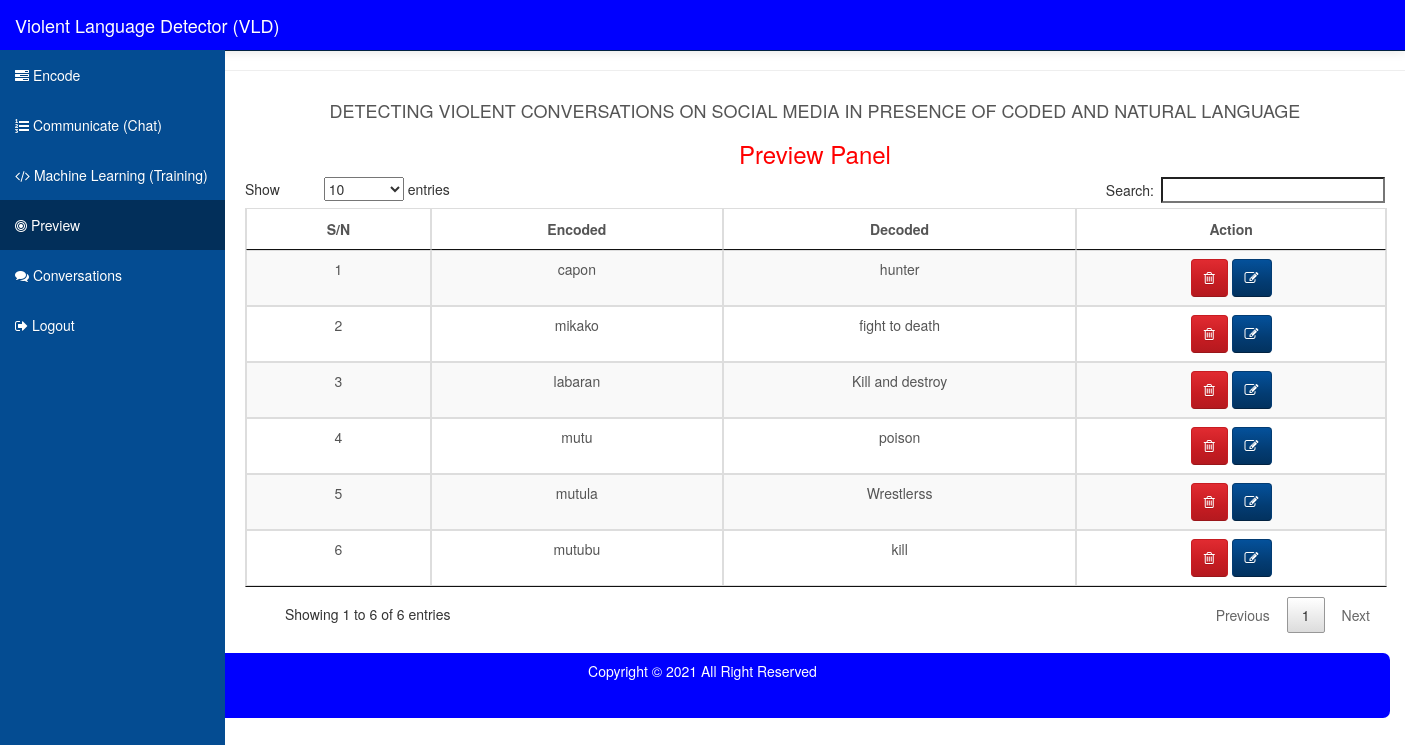
Screenshot of / (signed in) with the database file from the repository.
### tables this page shows
CREATE TABLE IF NOT EXISTS `code` (
  `id` int(11) NOT NULL AUTO_INCREMENT,
  `encode` text NOT NULL,
  `decode` text NOT NULL,
  `status` int(11) NOT NULL,
  `date_added` int(11) NOT NULL,
  PRIMARY KEY (`id`)
);

### db/functions.php (called while the page is built, shortened)
<?php
function QueryDB($query){
  global $db;
  return $db->query($query);
}
?>

### index.php (the view, shortened to what this page needs)
<!DOCTYPE html>
<html lang="en">
<head>
    <title>Violent Language Detector</title><?php  include('links.php');  ?>
</head>
<body>
    <div id="wrapper">
<?php include('menus.php');?>
        <hr />
        <div class="container">
            <div class="row">
<h4 class="text-center">DETECTING VIOLENT CONVERSATIONS ON SOCIAL MEDIA IN PRESENCE OF CODED AND NATURAL LANGUAGE</h4>
                <div class="text-center">
                    <h3 style="color:red;">Preview Panel</h3>
                </div>
                <div class="table table-responsive col-md-12">
<table class="table table-bordered table-hover table-striped  text-center" id="example1">
<thead><tr><th>S/N</th><th>Encoded</th><th>Decoded</th><th>Action</th></tr></thead>
<tbody>
  <?php $counter = 1;  foreach(QueryDB("SELECT * FROM  code where status=1 ORDER BY date_added DESC ")as $rows){ extract($rows);?>
  <tr><td><?php echo $counter++;  ?></td><td><?php echo $encode;  ?></td> <td><?php echo $decode;  ?></td>
<td>
  <a href="?trash=<?php  echo $id;  ?>&pass=<?php echo crypt('optics');  ?>" id="delLink"><i class="fa fa-trash-o btn btn-danger"></i></a>
  <a  href="#ajax<?php echo $id;  ?>"  data-toggle="modal"><i class="fa fa-edit btn btn-info"></i></a>
</td>
  </tr><?php } ?>
</tbody>
</table>
                </div>
            </div>
        </div>
    </div>
 <?php include('footer.php');    ?>
</body>
</html>

### tab/local.css (style rules this page uses)
#wrapper { padding-left: 0; }
body { font-family: "Helvetica Neue", Helvetica, Arial, sans-serif; font-size: 14px; line-height: 1.42857143; color: #555555; background-color: #ffffff; }
.btn { display: inline-block; margin-bottom: 0; font-weight: normal; text-align: center; vertical-align: middle; cursor: pointer; background-image: none; border: 1px solid transparent; white-space: nowrap; padding: 8px 12px; font-size: 14px; line-height: 1.42857143; border-radius: 4px; -webkit-user-select: none; -moz-user-select: none; -ms-user-select: none; user-select: none; }
.btn-info { color: #ffffff; background-color: #033c73; border-color: #033c73; }
.btn-danger { color: #ffffff; background-color: #c71c22; border-color: #c71c22; }
.btn { text-shadow: 0 1px 0 rgba(0, 0, 0, 0.1); }
.btn-info { background-image: -webkit-linear-gradient(#04519b, #033c73 60%, #02325f); background-image: linear-gradient(#04519b, #033c73 60%, #02325f); background-repeat: no-repeat; filter: progid:DXImageTransform.Microsoft.gradient(startColorstr='#ff04519b', endColorstr='#ff02325f', GradientType=0); filter: none; border-bottom: 1px solid #022241; }
.btn-danger { background-image: -webkit-linear-gradient(#e12b31, #c71c22 60%, #b5191f); background-image: linear-gradient(#e12b31, #c71c22 60%, #b5191f); background-repeat: no-repeat; filter: progid:DXImageTransform.Microsoft.gradient(startColorstr='#ffe12b31', endColorstr='#ffb5191f', GradientType=0); filter: none; border-bottom: 1px solid #9a161a; }
.clearfix:before, .clearfix:after, .container:before, .container:after, .container-fluid:before, .container-fluid:after, .row:before, .row:after, .form-horizontal .form-group:before, .form-horizontal .form-group:after, .btn-toolbar:before, .btn-toolbar:after, .btn-group-vertical > .btn-group:before, .btn-group-vertical > .btn-group:after, .nav:before, .nav:after, .navbar:before, .navbar:after, .navbar-header:before, .navbar-header:after, .navbar-collapse:before, .navbar-collapse:after, .pager:before, .pager:after, .panel-body:before, .panel-body:after, .modal-footer:before, .modal-footer:after { content: " "; display: table; }
.clearfix:after, .container:after, .container-fluid:after, .row:after, .form-horizontal .form-group:after, .btn-toolbar:after, .btn-group-vertical > .btn-group:after, .nav:after, .navbar:after, .navbar-header:after, .navbar-collapse:after, .pager:after, .panel-body:after, .modal-footer:after { clear: both; }
a { color: #2fa4e7; text-decoration: none; }
@media (min-width:768px) { #wrapper { padding-left: 225px; } }

### index.php (style rules this page uses)
table tr th { text-align: center; }

### rows the page displays
code: encode "capon", decode "hunter"
code: encode "mikako", decode "fight to death"
code: encode "labaran", decode "Kill and destroy"
code: encode "mutu", decode "poison"
code: encode "mutula", decode "Wrestlerss"
code: encode "mutubu", decode "kill"
